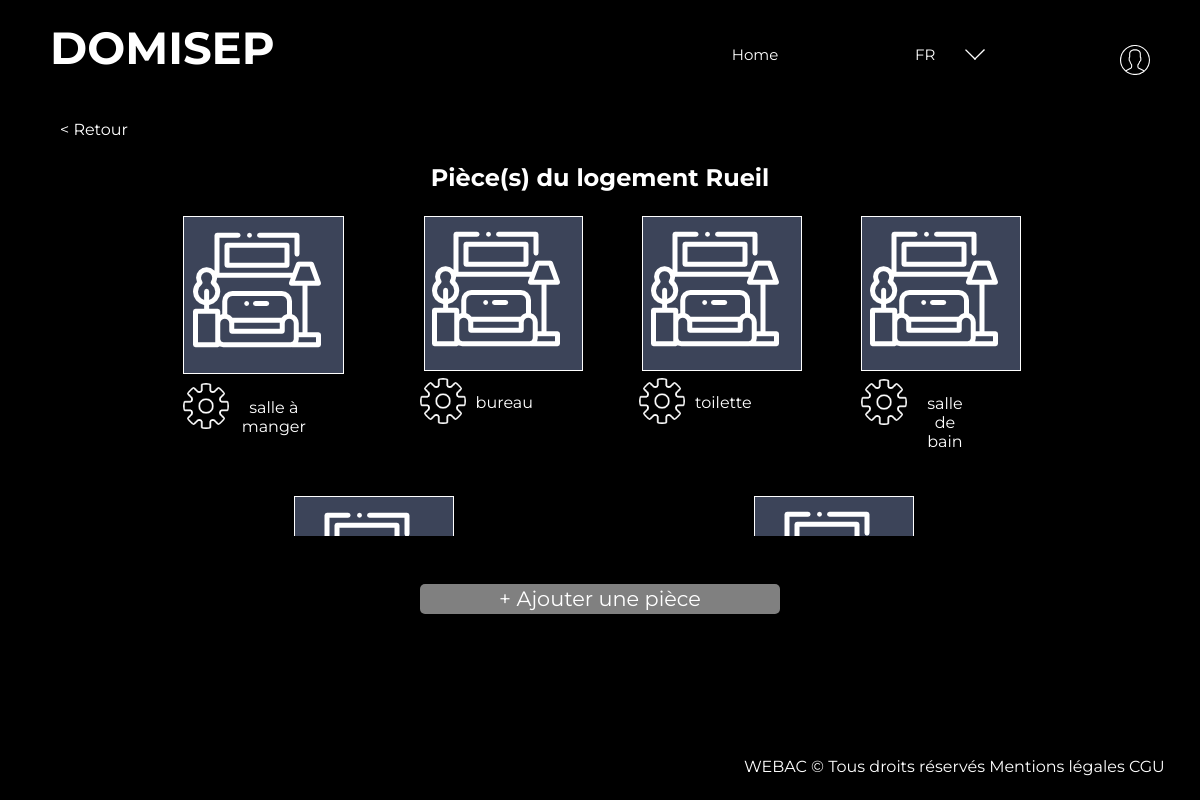
/Views/listepieces.php?log=5c20fe562474c (signed in), run on the app's committed database.
### tables this page shows
CREATE TABLE `logement` (
  `logementID` varchar(200) NOT NULL,
  `nom` varchar(100) NOT NULL,
  `adresse` varchar(100) NOT NULL,
  `codepostale` int(11) NOT NULL,
  `surface` int(11) NOT NULL,
  `utilisateurID` int(11) NOT NULL,
  `pays` varchar(11) NOT NULL
);

CREATE TABLE `piece` (
  `pieceID` varchar(200) NOT NULL,
  `nom` varchar(20) NOT NULL,
  `surface` int(11) NOT NULL,
  `logementID` varchar(200) NOT NULL
);

### Models/database.php (called while the page is built)
<?php
function connect (){
$servername = "localhost";
$user = "root";
$password = "root";
    try {
        $conn = new PDO("mysql:host=$servername;dbname=domisep",$user,$password);
        $conn->setAttribute(PDO::ATTR_ERRMODE, PDO::ERRMODE_EXCEPTION);
        return $conn;
    }
    catch(PDOException $e){
        echo "Connection failed: " . $e->getMessage();
    }
    return "problème";
}
?>

### Models/logements.php (called while the page is built, shortened)
<?php
require_once("../Models/database.php");
function RecupLogementsbyID($logementID){
    $conn = connect() -> prepare('SELECT * FROM logement WHERE logementID =?');
    $conn -> execute(array($logementID));
    $resultat = $conn -> fetchAll(PDO::FETCH_NUM);
    return $resultat;
}
?>

### Models/pieces.php (called while the page is built, shortened)
<?php
require_once("../Models/database.php");
function RecupPiece($logementID){
    $conn = connect() -> prepare('SELECT * FROM piece WHERE logementID =?');
    $conn -> execute(array($logementID));
    $resultat = $conn -> fetchAll(PDO::FETCH_NUM);
    return $resultat;
}
?>

### controllers/FormulaireAjoutPiece.php (called while the page is built, shortened)
<?php
require_once("../Models/pieces.php");
function RecupPieceController($logementID){
    return RecupPiece($logementID);
}
?>

### Views/listepieces.php (the view, shortened to what this page needs)
<!DOCTYPE html>
<html>
    <head>
        <link rel="stylesheet" href="../css/listepiecescss.css" />
        <?php include('header_user.php') ?>
    </head>
    <body>
    <section>
        <div class = 'retour' ><a href='../Views/listelogements.php'> < Retour </a> </div>
        <?php
                require_once ('../Models/logements.php');
                require_once ('../controllers/FormulaireAjoutPiece.php');
                $logement = $_SESSION['selected_logement'];
                $log = RecupLogementsbyID($logement);
                echo'
                <h2>Pièce(s) du logement '.$log[0][1].'</h2>';
                ?>
    	<div id="pieces">
            <?php
                        $piece = RecupPieceController($_SESSION["selected_logement"]);
                        if (count($piece) == 0) {
                            echo "<li> Vous n'avez pas encore de pièce pour ce logement.</li>";
                        } else {
                        foreach ($piece as $piece){
                            echo ('
                            <div class="block" >
                                <div class="figure">
                                    <p> <a href = "../Views/listecapteurs.php?piece='.$piece[0].'" ><img src="../Images/iconesalon.png" alt="photo de salon" width="128" height="128"></p>
                                </div>
                                <div class="Caractere">
                                    <p>'.$piece[1].'</p>
                                <a href = "../Views/Modifierpiece.php?piece='.$piece[0].'"> <img src="../Images/Capteur/off/iconereglageblanc.png" alt="logo réglage" widt="46" height="46"/></a>
                                </div>
                            </div>
                            ');
                        }
                    }
              ?>
        </div>
            <?php
            echo'
            </div>
            <a href="../Views/AjoutPiece.php?log='.$_SESSION['selected_logement'].'"> <div class="ajoutpiece">
             <p>+  Ajouter une pièce</p>
        </div></a>';
        ?>
    </section>
</body>
</html>

### css/listepiecescss.css (style rules this page uses)
#pieces { display:flex; flex-direction: row; justify-content: space-around; margin-top: 0%; margin:auto; width: 75%; flex-wrap: wrap; margin-bottom: 2%; height: 320px; overflow: auto; }
.block { display: flex; flex-direction: column; text-align: center; margin-top:0%; margin-bottom:5%; padding-top: 0%; margin-left: 3.5%; margin-right: 3.5%; }
.figure { padding:5%; font-size:10em; border : 1px solid white; background-color: #3C4459; padding-right:20px; text-align: center; padding-bottom:10%; width: 130px; height: 130px; overflow:hidden; }
.Caractere { display: flex; flex-direction: row-reverse; text-align: center; margin-top:5%; margin-right:28%; }
.Caractere p { display: inline-block; padding-left: 10px; padding-top: 15px; }
section h2 { display: flex; align-content: center; align-items: center; justify-content: center; margin:auto; margin-bottom:2%; margin-top:2%; }
section a { display:flex; background-color:rgba(0, 0, 0, 0); color:white; margin-left: 0; }
section .retour { display:flex; background-color:rgba(0, 0, 0, 0); color:white; margin-left: 5%; }
.ajoutpiece { border-radius:5px; font-size: 1.3em; background-color :grey; padding-top:0.2%; padding-bottom :0.2%; color: black; padding-left:2.5%; padding-right:2.5%; margin: auto; margin-bottom: 3%; margin-top: 2%; width: 300px; text-align: center; }

### css/headerUser.css (style rules this page uses)
* { text-decoration: none; list-style-type: none; font-family: 'Montserrat', sans-serif; color: white; margin: 0; padding: 0; }
body { background: linear-gradient(rgba(0, 0, 0, 0.5), rgba(0, 0, 0, 0.5)), url("../Images/fond.png") fixed no-repeat center top; background-color: black; background-size: 100%; }

### data on the page
logement: nom "Rueil"
piece: nom "salle à manger"
piece: nom "bureau"
piece: nom "toilette"
piece: nom "salle de bain"
